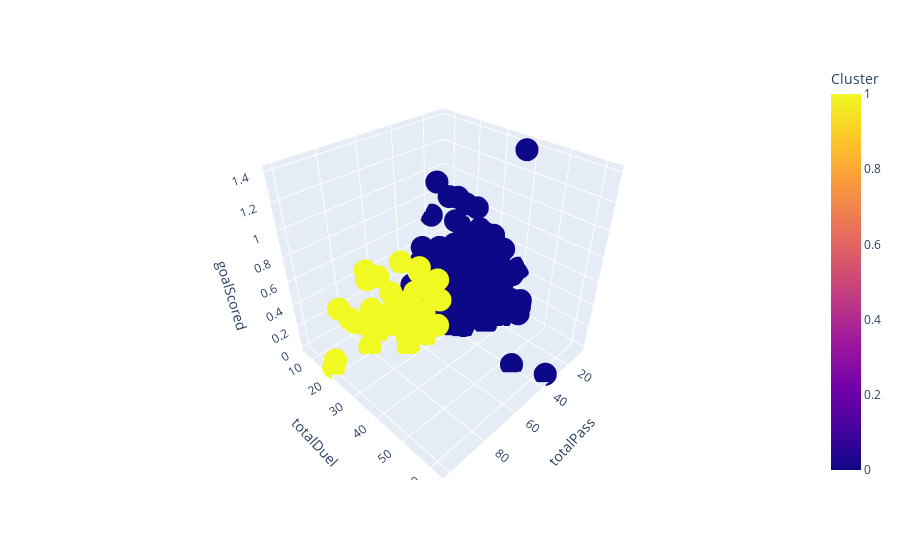

Notebook code cell kept with this figure:
### Code cell
px.scatter_3d(final_data, x='totalPass', y='totalDuel', z='goalScored',
                    color='Cluster')

### Figure 1 — Plotly figure (JSON) as saved in the notebook; plotly's stock layout.template omitted (floating-point values rounded to 4 significant figures; data arrays with more than 128 entries replaced by an {"elided": "..."} marker saying what was removed)
{"data": [{"hovertemplate": "totalPass=%{x}<br>totalDuel=%{y}<br>goalScored=%{z}<br>Cluster=%{marker.color}<extra></extra>", "legendgroup": "", "marker": {"color": {"elided": "214 int values"}, "coloraxis": "coloraxis", "symbol": "circle"}, "mode": "markers", "name": "", "scene": "scene", "showlegend": false, "type": "scatter3d", "x": {"elided": "214 float values"}, "y": {"elided": "214 float values"}, "z": {"elided": "214 float values"}}], "layout": {"autosize": true, "coloraxis": {"colorbar": {"title": {"text": "Cluster"}}, "colorscale": [[0, "#0d0887"], [0.1111, "#46039f"], [0.2222, "#7201a8"], [0.3333, "#9c179e"], [0.4444, "#bd3786"], [0.5556, "#d8576b"], [0.6667, "#ed7953"], [0.7778, "#fb9f3a"], [0.8889, "#fdca26"], [1, "#f0f921"]]}, "legend": {"tracegroupgap": 0}, "margin": {"t": 60}, "scene": {"aspectmode": "auto", "aspectratio": {"x": 1, "y": 1, "z": 1}, "camera": {"center": {"x": 0, "y": 0, "z": 0}, "eye": {"x": 1.312, "y": 1.312, "z": 1.312}, "projection": {"type": "perspective"}, "up": {"x": -0.00598, "y": 0.006016, "z": 1.0}}, "domain": {"x": [0, 1], "y": [0, 1]}, "xaxis": {"title": {"text": "totalPass"}, "type": "linear"}, "yaxis": {"title": {"text": "totalDuel"}, "type": "linear"}, "zaxis": {"title": {"text": "goalScored"}, "type": "linear"}}}}
